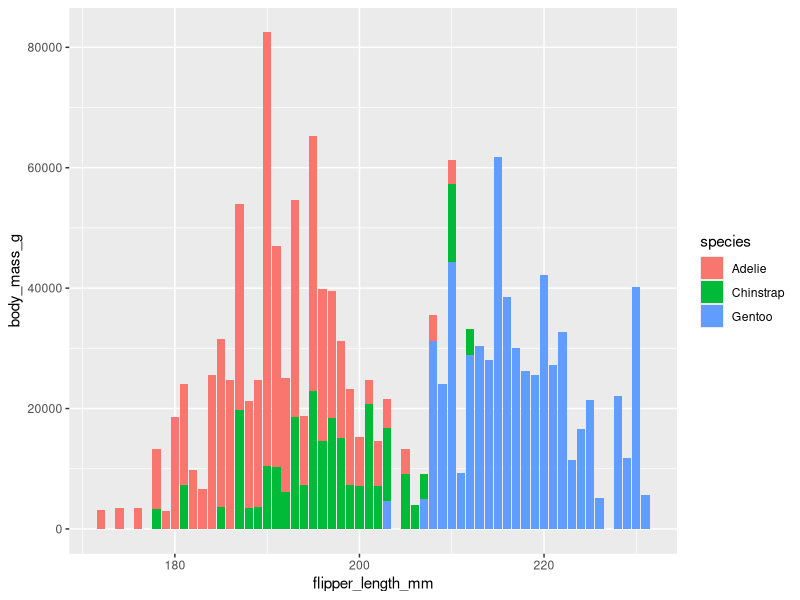
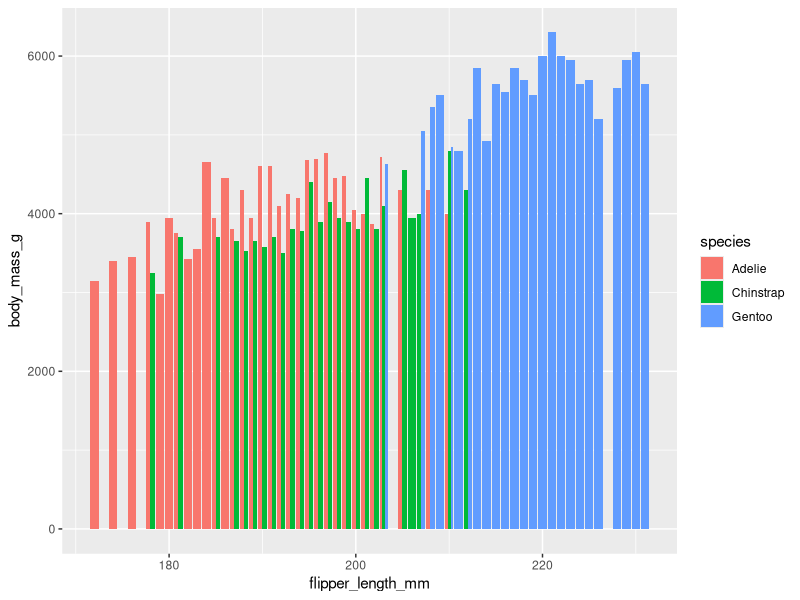
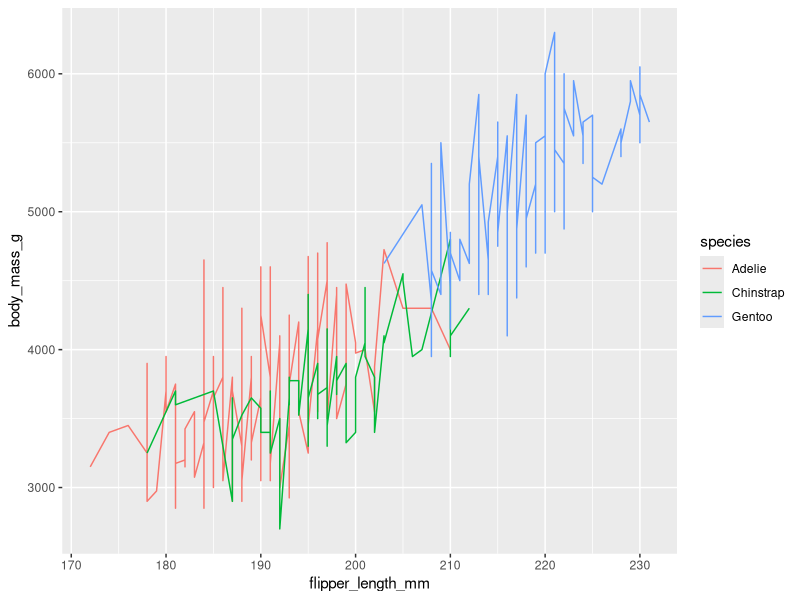
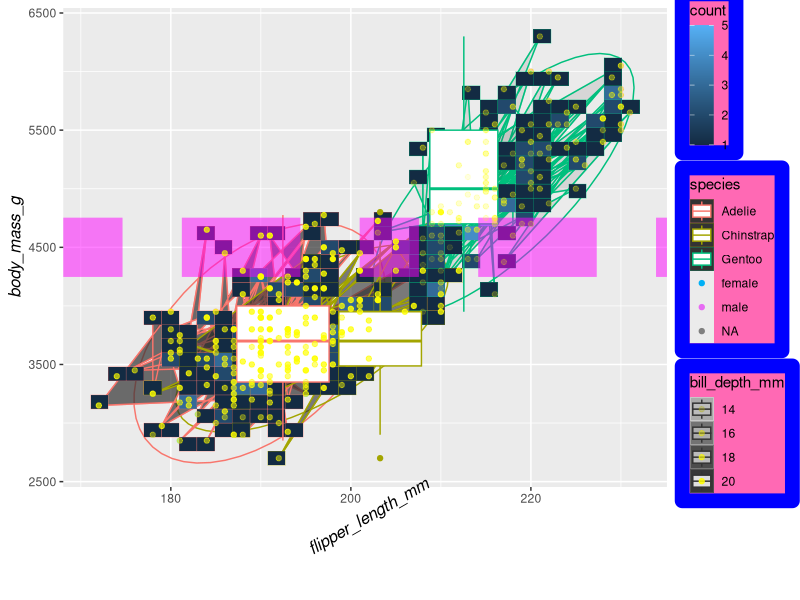

The R source for these figures, in order:
library(tidyverse)

# convert this expression into pipe format
# to be more readable
unique(stringr::str_to_title(iris$Species))

iris %>% 
  pluck('Species') %>% 
  stringr::str_to_title() %>% 
  unique()

max(round(iris$Sepal.Length),0)
mean(abs(rnorm(100,0,5)))
median(round(seq(1,100,0.01),1))


# :: is "namespace", listing of functions in that package/environment
library(ggplot2)
ggplot2::aes()

library(palmerpenguins)
names(penguins)

ggplot(penguins, mapping=aes(x=flipper_length_mm,
                             y=body_mass_g,
                             fill=species)) +
  geom_col()
  # added up all penguin masses at each flipper length


ggplot(penguins, mapping=aes(x=flipper_length_mm,
                             y=body_mass_g,
                             fill=species)) +
  geom_col(position='dodge')
# put bars in front of each other instead of summing them


ggplot(penguins, mapping=aes(x=flipper_length_mm,
                             y=body_mass_g,
                             color=species)) +
  geom_line(aes(group=species))
  # first species mention is in global aesthetics
  # second species mention is in local geometry, so the lines get separated


ggplot(penguins, mapping=aes(x=flipper_length_mm,
                             y=body_mass_g,
                             color=species, alpha=bill_depth_mm)) +
  geom_path(aes(group=species)) +
  stat_ellipse() +
  geom_point(aes(color=sex)) +
  geom_polygon() +
  geom_bin_2d() +
  geom_boxplot() +
  geom_hline(yintercept=4500, linewidth=20,      # won't work without y-int
             color='magenta', linetype='1121',
             alpha=.5) +                         # alpha is transparency
  geom_point(color='yellow', aes(alpha=bill_depth_mm)) +
  theme(axis.title = element_text(face = 'italic',
                                  size = 12,
                                  angle = 30),
        legend.background = element_rect(fill = 'hotpink',
                                         color = 'blue',
                                         linewidth = 5))
# overlap geometries to get fugly
# change order to change overlap



